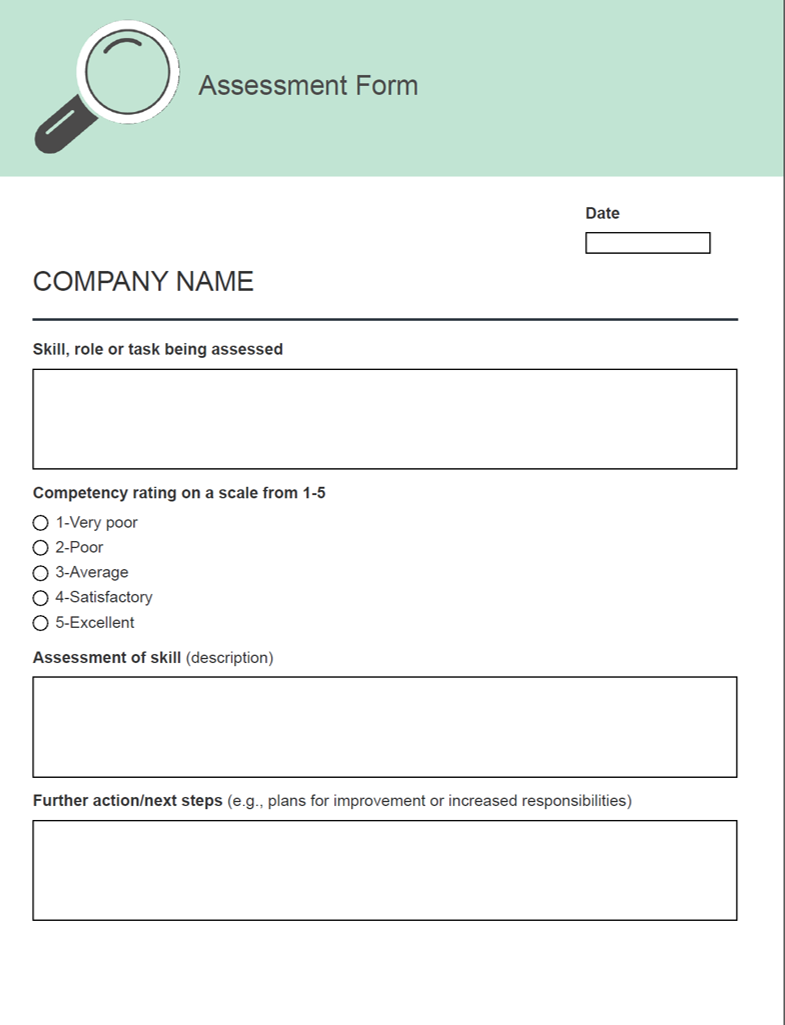
#> input picture libs_and_topics/open_vision/opencv/Query.png, 785 x 1025 px
$ jupyter execute --allow-errors opencv_forms_tutorial_part1.ipynb
#> lines starting #> are read from the running program, lines starting #| are printed output that depends on the picture
[cell 1]
# source
# https://www.youtube.com/watch?v=W9oRTI6mLnU

[cell 2]
import cv2
import numpy as np
import pytesseract
import os

[cell 3]
# link to command in windows installation - > not needed if installed with pip
# pytesseract.pytesseract.tesseract_cmd = path/to/exe

[cell 4]
# print image
imgQ = cv2.imread('Query.png')
#> imgQ is the input picture: shape (1025, 785, 3); mean B, G, R 241.7, 244.4, 238.7
cv2.imshow("Output", imgQ)
cv2.waitKey(0) # = is the time to wait to show image

[cell 5]
# get image attributes height, width and (channel) - color depth maybe
h, w, c = imgQ.shape
#> h = 1025; w = 785; c = 3
print(imgQ.shape)
#| (1025, 785, 3)

[cell 6]
# resize image to a third
imgQ = cv2.resize(imgQ, (w//3, h//3))
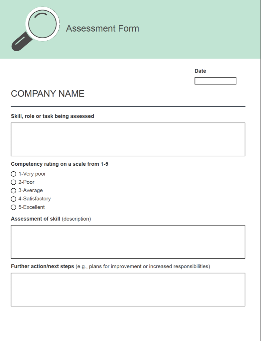
#> imgQ: shape (341, 261, 3); mean B, G, R 242.4, 245.1, 239.4
print(imgQ.shape)
#| (341, 261, 3)

[cell 7]
# create detector - ORB
# define features - default 500 and we change to 1000
orb = cv2.ORB_create(1000)
print(orb)

[cell 8]
# define keypoints that are unique points in the image and descriptors that are how the computer interprets them
kp1, des1 = orb.detectAndCompute(imgQ, None)
#> kp1 = 520 keypoints; strongest (x, y, size): (32, 115, 31), (45, 115, 31), (32, 117, 31), (45, 117, 31)

[cell 9]
# display kp1 image
imgKp1 = cv2.drawKeypoints(imgQ, kp1, None)
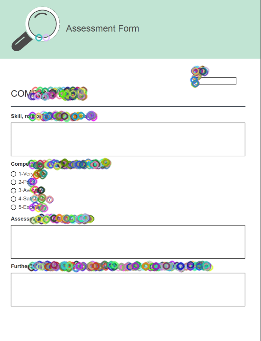
#> imgKp1: shape (341, 261, 3); mean B, G, R 237.4, 240.2, 234.2
cv2.imshow("KeyPointsQuery", imgKp1)
cv2.waitKey(0) # = is the time to wait to show image

[cell 10]
# example with 5000 keypoints
orb = cv2.ORB_create(5000)
kp2, des2 = orb.detectAndCompute(imgQ, None)
#> kp2 = 551 keypoints; strongest (x, y, size): (32, 115, 31), (45, 115, 31), (32, 117, 31), (45, 117, 31)
imgKp2 = cv2.drawKeypoints(imgQ, kp2, None)
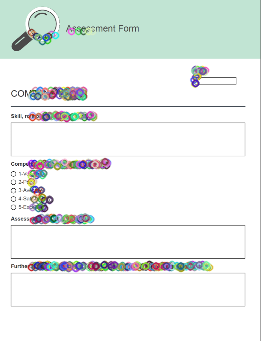
#> imgKp2: shape (341, 261, 3); mean B, G, R 237.1, 239.4, 234
cv2.imshow("KeyPointsQuery", imgKp2)
cv2.waitKey(0) # = is the time to wait to show image

[cell 11]
# set path for test images
path = "UserForms"
myPicList = os.listdir(path)
print(myPicList)

[cell 12]
# print images with index number
for j, y in enumerate(myPicList):
    img = cv2.imread(path + "/" + y )
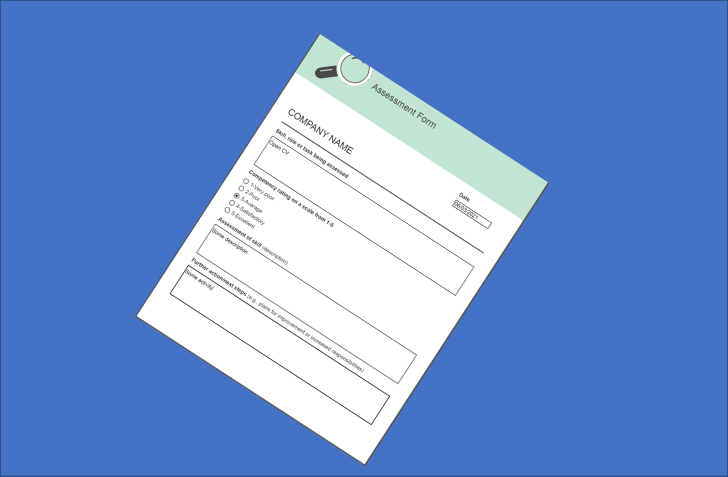
#> input picture libs_and_topics/open_vision/opencv/UserForms/Test(1).png, 1456 x 953 px (shown at 1/2 size)
#> img is the input picture: shape (953, 1456, 3); mean B, G, R 207.5, 148.2, 113.4
#> `kp2, des2 = orb.detectAndCompute(img, None)`: kp2 = 4976 keypoints; strongest (x, y, size): (473, 391, 31), (697, 298, 31), (676, 284, 31), (629, 253, 31)
#> `matches = bf.match(des2, des1)`: matches = 4976 matches
    # img = cv2.resize(imgQ, (w//3, h//3))
    cv2.imshow(y, img)
    cv2.waitKey(0)

[cell 13]
# match keypoints
# bf is brute force
percent =25 # we will get the 25% best matches

#> (the rest of this cell did not finish here and is left out)
